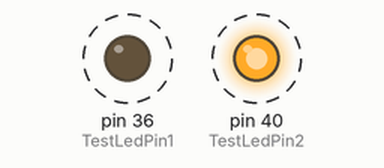
Bench run of a program on a simulated Raspberry Pi (header pin numbers). Shown: output pins drawn as LEDs (lit = HIGH). Dashed ring = blinking. What the program prints to the terminal is not drawn.

Above: at 0.5 s.
Timing chart, 0 to 4.6 s (numbered marks = the images above):
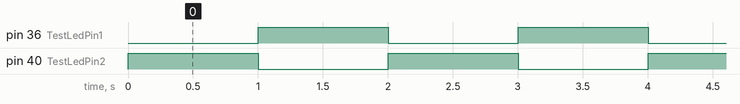

Measured:
- by itself, pin 36 (TestLedPin1), pin 40 (TestLedPin2): alternates HIGH for 1.0 s and LOW for 1.0 s

The program:

LED.py
```python
#!/usr/bin/env python3
import RPi.GPIO as GPIO  #the Pi pin library
import time  #the time library of system time

TESTMODE = True
TestLedPin1 = 36  #the BOARD pin (BCM16) connect to LED
TestLedPin2 = 40  #the BOARD pin (BCM21) connect to LED

def setup(testMode = False):
    # Set the GPIO modes to BOARD Numbering
    GPIO.setmode(GPIO.BOARD)

    if (testMode):
        init(TestLedPin1)
        init(TestLedPin2)


def init(ledPin):
    # Set LedPin's mode to output,and initial level to High(3.3v)
    print("LED - Init GPIO pin ", ledPin)
    GPIO.setup(ledPin, GPIO.OUT, initial=GPIO.HIGH)

def loop(ledPin, testMode = True):
    while True:
        print ('...LED ON')
        # Turn on LED
        if (testMode):
            GPIO.output(TestLedPin1, GPIO.LOW)
            GPIO.output(TestLedPin2, GPIO.HIGH)
        else:
            GPIO.output(ledPin, GPIO.LOW)
        time.sleep(1)

        print ('LED OFF...')
        # Turn off LED
        if (testMode):
            GPIO.output(TestLedPin1, GPIO.HIGH)
            GPIO.output(TestLedPin2, GPIO.LOW)
        else:
            GPIO.output(ledPin, GPIO.HIGH)
        time.sleep(1)


# Define a enable function to turn on LED
def enable(ledPin):
    # Turn off LED
    GPIO.output(ledPin, GPIO.LOW)

# Define a clear function to turn off LED
def clear(ledPin):
    # Turn off LED
    GPIO.output(ledPin, GPIO.HIGH)

# Define a destroy function for clean up everything after the script finished
def destroy(ledPin, testMode = False):
    # Turn off LED
    if (testMode):
        clear(TestLedPin1)
        clear(TestLedPin2)
    else:
        clear(ledPin)
    # Release resource
    GPIO.cleanup()

# If run this script directly, do:
if __name__ == '__main__':
    setup(True)

    try:
        loop(0)

    # When 'Ctrl+C' is pressed, the program destroy() will be  executed.
    except KeyboardInterrupt:
        destroy(0, TESTMODE)
```
